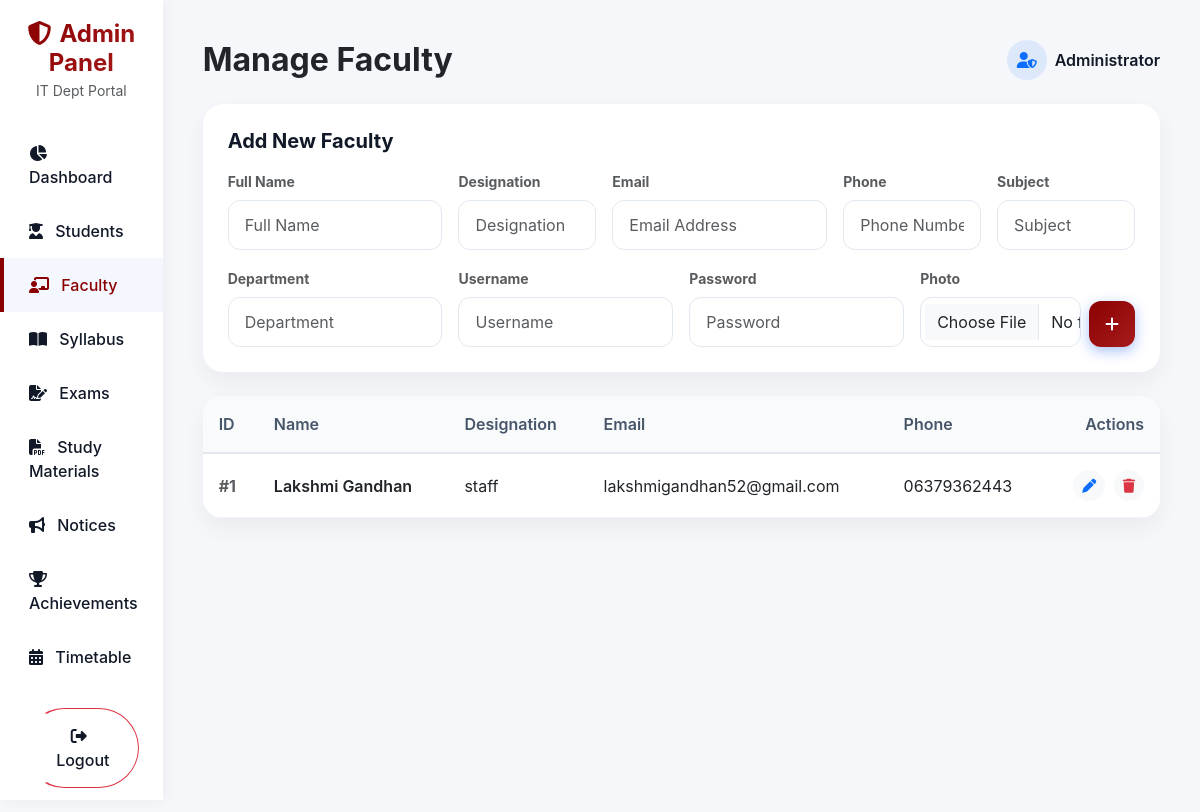
Page /admin/faculty/ (signed in) on the committed database.
### models.py (models this page shows)
class Faculty(SQLModel, table=True):
    id: Optional[int] = Field(default=None, primary_key=True)
    name: str
    designation: str
    email: str = Field(unique=True, index=True)
    phone: str
    subject: str = Field(default="General")
    department: str = Field(default="IT")
    username: str = Field(unique=True, index=True, default=None)
    password_hash: str = Field(default="")
    role: str = Field(default="faculty")
    photo: Optional[str] = None
    created_at: datetime = Field(default_factory=datetime.utcnow)

### routers/faculty_router.py (the view)
@router.get("/")
def list_faculty(request: Request, db: Session = Depends(get_session), admin=Depends(check_admin)):
    faculties = db.exec(select(Faculty)).all()
    return templates.TemplateResponse("admin/faculty_list.html", {"request": request, "faculties": faculties})

### templates/admin/faculty_list.html
{% extends "admin/admin_base.html" %}
{% block header %}Manage Faculty{% endblock %}
{% block content %}
<div class="glass-card p-4 mb-4">
    <h5 class="fw-bold mb-3">Add New Faculty</h5>
    <form action="/admin/faculty/add" method="post" enctype="multipart/form-data" class="row g-3">
        <div class="col-md-3">
            <label class="form-label small fw-bold text-muted">Full Name</label>
            <input type="text" name="name" class="form-control" placeholder="Full Name" required>
        </div>
        <div class="col-md-2">
            <label class="form-label small fw-bold text-muted">Designation</label>
            <input type="text" name="designation" class="form-control" placeholder="Designation" required>
        </div>
        <div class="col-md-3">
            <label class="form-label small fw-bold text-muted">Email</label>
            <input type="email" name="email" class="form-control" placeholder="Email Address" required>
        </div>
        <div class="col-md-2">
            <label class="form-label small fw-bold text-muted">Phone</label>
            <input type="text" name="phone" class="form-control" placeholder="Phone Number" required>
        </div>
        <div class="col-md-2">
            <label class="form-label small fw-bold text-muted">Subject</label>
            <input type="text" name="subject" class="form-control" placeholder="Subject" required>
        </div>
        <div class="col-md-3">
            <label class="form-label small fw-bold text-muted">Department</label>
            <input type="text" name="department" class="form-control" placeholder="Department" required>
        </div>
        <div class="col-md-3">
            <label class="form-label small fw-bold text-muted">Username</label>
            <input type="text" name="username" class="form-control" placeholder="Username" required>
        </div>
        <div class="col-md-3">
            <label class="form-label small fw-bold text-muted">Password</label>
            <input type="password" name="password" class="form-control" placeholder="Password" required>
        </div>
        <div class="col-md-3 d-flex align-items-end gap-2">
            <div class="w-100">
                <label class="form-label small fw-bold text-muted">Photo</label>
                <input type="file" name="photo" class="form-control" accept="image/*">
            </div>
            <button type="submit" class="btn btn-gradient px-3" style="height: 46px;"><i class="fa-solid fa-plus"></i></button>
        </div>
    </form>
</div>
<div class="table-responsive table-glass">
    <table class="table table-hover mb-0">
        <thead>
            <tr>
                <th>ID</th>
                <th>Name</th>
                <th>Designation</th>
                <th>Email</th>
                <th>Phone</th>
                <th class="text-end">Actions</th>
            </tr>
        </thead>
        <tbody>
            {% for faculty in faculties %}
            <tr>
                <td class="text-muted fw-bold">#{{ faculty.id }}</td>
                <td class="fw-semibold text-dark">{{ faculty.name }}</td>
                <td>{{ faculty.designation }}</td>
                <td>{{ faculty.email }}</td>
                <td>{{ faculty.phone }}</td>
                <td class="text-end">
                    <a href="/admin/faculty/edit/{{ faculty.id }}" class="btn btn-sm btn-light text-primary me-1 rounded-circle" title="Edit"><i class="fa-solid fa-pen"></i></a>
                    <a href="/admin/faculty/delete/{{ faculty.id }}" class="btn btn-sm btn-light text-danger rounded-circle" title="Delete" onclick="return confirm('Remove?')"><i class="fa-solid fa-trash"></i></a>
                </td>
            </tr>
            {% else %}
            <tr><td colspan="6" class="text-center py-4 text-muted">No faculty records found.</td></tr>
            {% endfor %}
        </tbody>
    </table>
</div>
{% endblock %}

### static/css/style.css (style rules this page uses)
:root { --bg-color: #F5F7FA; --primary-blue: #8B0000; --dark-header: #0F172A; --grad-start: #8B0000; --grad-end: #A61B1B; --text-main: #111827; --card-bg: #FFFFFF; --shadow-soft: 0 10px 25px rgba(0, 0, 0, 0.05); --shadow-hover: 0 20px 40px rgba(0, 0, 0, 0.1); --radius-card: 20px; --radius-btn: 12px; }
body { font-family: -apple-system, BlinkMacSystemFont, "Segoe UI", Roboto, Helvetica, Arial, sans-serif, "Apple Color Emoji", "Segoe UI Emoji", "Segoe UI Symbol"; background-color: var(--bg-color); color: var(--text-main); -webkit-font-smoothing: antialiased; min-height: 100vh; margin: 0; padding: 0; }
.glass-card { background: var(--card-bg); border-radius: var(--radius-card); box-shadow: var(--shadow-soft); border: 1px solid rgba(255, 255, 255, 0.5); transition: transform 0.3s cubic-bezier(0.4, 0, 0.2, 1), box-shadow 0.3s ease; overflow: hidden; }
.btn-gradient { background: linear-gradient(135deg, var(--grad-start), var(--grad-end)); color: #fff; border: none; border-radius: var(--radius-btn); padding: 10px 24px; font-weight: 600; transition: all 0.3s ease; box-shadow: 0 4px 14px rgba(37, 99, 235, 0.4); }
.form-control { border-radius: 12px; padding: 12px 16px; border: 1px solid #e2e8f0; transition: border-color 0.2s, box-shadow 0.2s; }
.table-glass { background: var(--card-bg); border-radius: var(--radius-card); overflow: hidden; box-shadow: var(--shadow-soft); }
.table-glass th { background: #f8fafc; color: #475569; font-weight: 600; border-bottom: 2px solid #e2e8f0; padding: 16px; }
.table-glass td { padding: 16px; vertical-align: middle; border-bottom: 1px solid #f1f5f9; }

### rows in the picture
Faculty: id "1", name "Lakshmi Gandhan", designation "staff", email "lakshmigandhan52@gmail.com", phone "06379362443"
